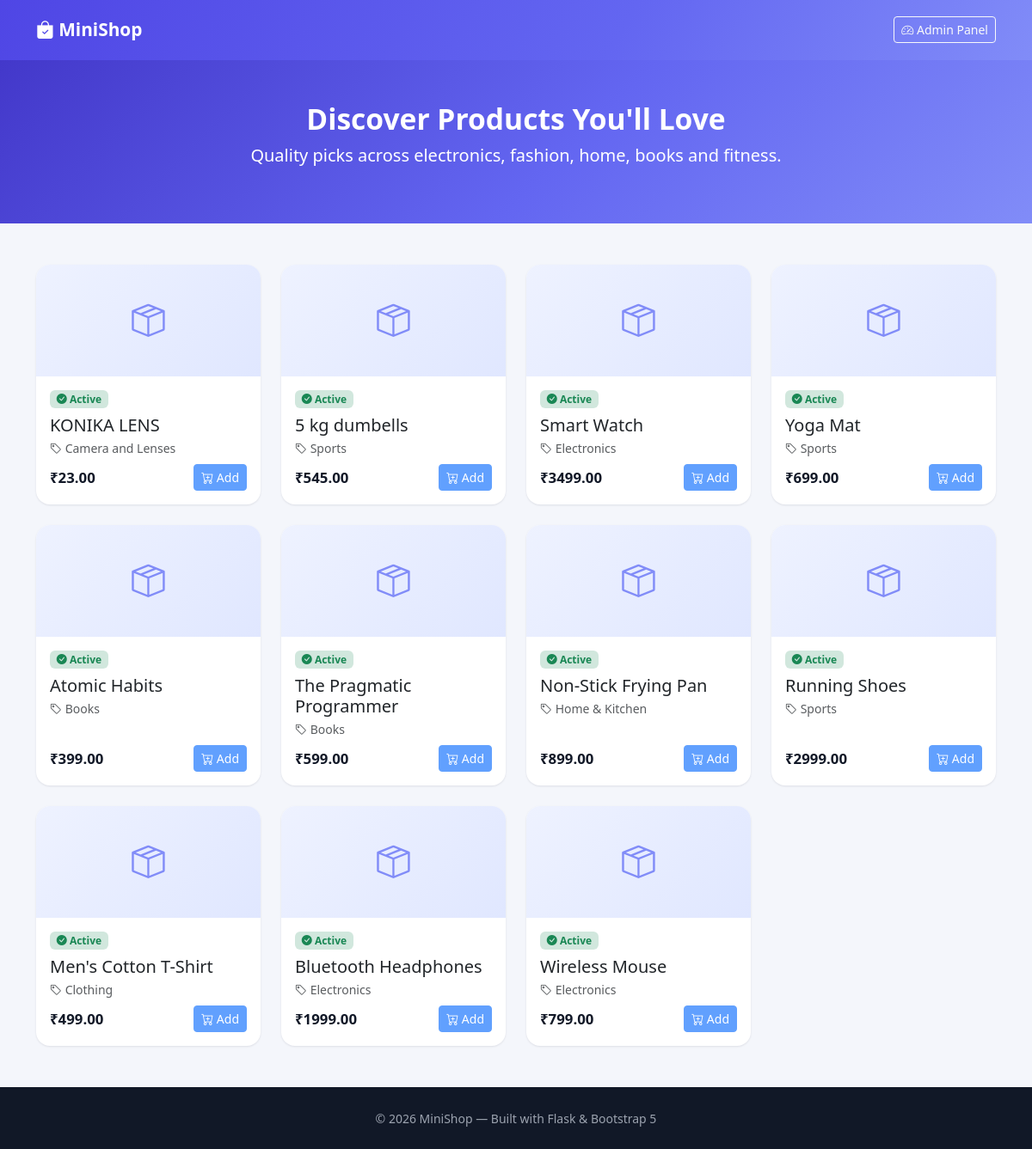
The page / on the database its author committed.
### tables this page shows
CREATE TABLE products (
            product_id   INTEGER PRIMARY KEY AUTOINCREMENT,
            product_name TEXT NOT NULL,
            category_id  INTEGER NOT NULL,
            price        REAL NOT NULL,
            status       INTEGER NOT NULL DEFAULT 1,
            FOREIGN KEY (category_id) REFERENCES categories (category_id)
        );

CREATE TABLE categories (
            category_id   INTEGER PRIMARY KEY AUTOINCREMENT,
            category_name TEXT NOT NULL UNIQUE
        );

### app.py (the view)
@app.route("/")
def home():
    conn = get_db_connection()
    products = conn.execute(
        """
        SELECT p.product_id, p.product_name, p.price, p.status,
               c.category_name
        FROM products p
        JOIN categories c ON p.category_id = c.category_id
        WHERE p.status = 1
        ORDER BY p.product_id DESC
        """
    ).fetchall()
    conn.close()
    return render_template("home.html", products=products)

### app.py (called while the page is built)
def get_db_connection():
    conn = sqlite3.connect(DB_NAME)
    conn.row_factory = sqlite3.Row
    conn.execute("PRAGMA foreign_keys = ON")
    return conn

### templates/home.html (shortened to what this page needs)
{% extends "base.html" %}
{% block body_class %}storefront-body{% endblock %}
{% block content_wrapper %}
<nav class="navbar navbar-expand-lg storefront-navbar">
    <div class="container">
        <a class="navbar-brand" href="{{ url_for('home') }}">
            <i class="bi bi-bag-check-fill"></i> MiniShop
        </a>
        <a href="{{ url_for('admin') }}" class="btn btn-sm btn-outline-light">
            <i class="bi bi-speedometer2"></i> Admin Panel
        </a>
    </div>
</nav>
<header class="storefront-hero">
    <div class="container text-center">
        <h1>Discover Products You'll Love</h1>
        <p class="lead mb-0">Quality picks across electronics, fashion, home, books and fitness.</p>
    </div>
</header>
<main class="container py-5">
    {% if products|length == 0 %}
        <div class="text-center py-5">
            <i class="bi bi-inbox display-1 text-muted"></i>
            <p class="text-muted mt-3 fs-5">No products available right now. Check back soon!</p>
        </div>
    {% else %}
        <div class="row g-4">
            {% for product in products %}
            <div class="col-12 col-sm-6 col-lg-4 col-xl-3">
                <div class="card product-card h-100">
                    <div class="product-thumb">
                        <i class="bi bi-box-seam"></i>
                    </div>
                    <div class="card-body d-flex flex-column">
                        <span class="badge bg-success-subtle text-success mb-2 align-self-start">
                            <i class="bi bi-check-circle-fill"></i> Active
                        </span>
                        <h5 class="card-title mb-1">{{ product.product_name }}</h5>
                        <p class="text-muted small mb-2">
                            <i class="bi bi-tag"></i> {{ product.category_name }}
                        </p>
                        <div class="mt-auto d-flex justify-content-between align-items-center">
                            <span class="product-price">₹{{ "%.2f"|format(product.price) }}</span>
                            <button class="btn btn-sm btn-primary" disabled>
                                <i class="bi bi-cart-plus"></i> Add
                            </button>
                        </div>
                    </div>
                </div>
            </div>
            {% endfor %}
        </div>
    {% endif %}
</main>
<footer class="storefront-footer text-center py-4">
    <small>&copy; 2026 MiniShop — Built with Flask &amp; Bootstrap 5</small>
</footer>
{% endblock %}

### templates/base.html (shortened to what this page needs)
<!DOCTYPE html>
<html lang="en">
<head>
    <link href="https://cdn.jsdelivr.net/npm/bootstrap@5.3.3/dist/css/bootstrap.min.css" rel="stylesheet">
    <link rel="stylesheet" href="https://cdn.jsdelivr.net/npm/bootstrap-icons@1.11.3/font/bootstrap-icons.css">
    <link rel="stylesheet" href="{{ url_for('static', filename='css/style.css') }}">
</head>
<body class="{% block body_class %}{% endblock %}">
{% block content_wrapper %}{% endblock %}
</body>
</html>

### static/css/style.css (style rules this page uses)
:root { --brand-primary: #6366f1; --brand-primary-dark: #4f46e5; --sidebar-bg: #111827; --sidebar-bg-hover: #1f2937; --page-bg: #f4f6fb; --card-radius: 14px; }
* { box-sizing: border-box; }
body { background-color: var(--page-bg); font-family: 'Segoe UI', system-ui, -apple-system, sans-serif; color: #1f2330; }
a { text-decoration: none; }
.card { border: none; border-radius: var(--card-radius); box-shadow: 0 1px 3px rgba(16, 24, 40, 0.06), 0 1px 2px rgba(16, 24, 40, 0.04); }
.btn-primary { background-color: var(--brand-primary); border-color: var(--brand-primary); }
.storefront-body { background: var(--page-bg); }
.storefront-navbar { background: linear-gradient(120deg, #4f46e5, #6366f1 60%, #818cf8); padding: 0.9rem 0; }
.storefront-navbar .navbar-brand { color: #fff; font-weight: 800; font-size: 1.3rem; }
.storefront-hero { background: linear-gradient(135deg, #4338ca, #6366f1 55%, #818cf8); color: #fff; padding: 3rem 1rem 4rem; }
.storefront-hero h1 { font-weight: 800; font-size: 2.1rem; }
.product-card { border-radius: 16px; overflow: hidden; transition: transform 0.18s ease, box-shadow 0.18s ease; }
.product-thumb { height: 130px; background: linear-gradient(135deg, #eef2ff, #e0e7ff); display: flex; align-items: center; justify-content: center; font-size: 2.4rem; color: #818cf8; }
.product-price { font-weight: 800; color: #111827; font-size: 1.05rem; }
.storefront-footer { background: #111827; color: #9ca3af; }

### rows shown on the page
products: product_name "KONIKA LENS", category_name "Camera and Lenses", price "23.00"
products: product_name "5 kg dumbells", category_name "Sports", price "545.00"
products: product_name "Smart Watch", category_name "Electronics", price "3499.00"
products: product_name "Yoga Mat", category_name "Sports", price "699.00"
products: product_name "Atomic Habits", category_name "Books", price "399.00"
products: product_name "The Pragmatic Programmer", category_name "Books", price "599.00"
products: product_name "Non-Stick Frying Pan", category_name "Home & Kitchen", price "899.00"
products: product_name "Running Shoes", category_name "Sports", price "2999.00"
products: product_name "Men's Cotton T-Shirt", category_name "Clothing", price "499.00"
products: product_name "Bluetooth Headphones", category_name "Electronics", price "1999.00"
products: product_name "Wireless Mouse", category_name "Electronics", price "799.00"
